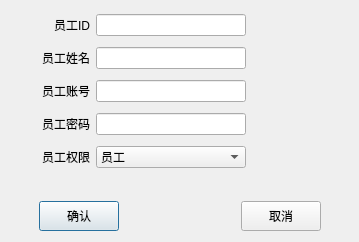
<?xml version="1.0" encoding="UTF-8"?>
<ui version="4.0">
 <class>Dialog</class>
 <widget class="QDialog" name="Dialog">
  <property name="geometry">
   <rect>
    <x>0</x>
    <y>0</y>
    <width>359</width>
    <height>242</height>
   </rect>
  </property>
  <property name="maximumSize">
   <size>
    <width>9999999</width>
    <height>16777215</height>
   </size>
  </property>
  <property name="windowTitle">
   <string>Dialog</string>
  </property>
  <widget class="QWidget" name="layoutWidget">
   <property name="geometry">
    <rect>
     <x>0</x>
     <y>0</y>
     <width>401</width>
     <height>241</height>
    </rect>
   </property>
   <layout class="QGridLayout" name="gridLayout_3">
    <item row="1" column="0">
     <widget class="QWidget" name="widget_2" native="true">
      <property name="minimumSize">
       <size>
        <width>0</width>
        <height>0</height>
       </size>
      </property>
      <property name="maximumSize">
       <size>
        <width>300</width>
        <height>50</height>
       </size>
      </property>
      <layout class="QGridLayout" name="gridLayout">
       <item row="1" column="1">
        <spacer name="horizontalSpacer">
         <property name="orientation">
          <enum>Qt::Horizontal</enum>
         </property>
         <property name="sizeHint" stdset="0">
          <size>
           <width>40</width>
           <height>20</height>
          </size>
         </property>
        </spacer>
       </item>
       <item row="1" column="0">
        <widget class="QPushButton" name="BtnEnter">
         <property name="minimumSize">
          <size>
           <width>0</width>
           <height>30</height>
          </size>
         </property>
         <property name="text">
          <string>确认</string>
         </property>
        </widget>
       </item>
       <item row="1" column="2">
        <widget class="QPushButton" name="BtnCancel">
         <property name="minimumSize">
          <size>
           <width>0</width>
           <height>30</height>
          </size>
         </property>
         <property name="text">
          <string>取消</string>
         </property>
        </widget>
       </item>
      </layout>
     </widget>
    </item>
    <item row="0" column="0">
     <widget class="QWidget" name="widget" native="true">
      <property name="maximumSize">
       <size>
        <width>340</width>
        <height>16777215</height>
       </size>
      </property>
      <layout class="QGridLayout" name="gridLayout_2">
       <item row="2" column="1">
        <widget class="QLineEdit" name="LeName">
         <property name="maximumSize">
          <size>
           <width>150</width>
           <height>16777215</height>
          </size>
         </property>
        </widget>
       </item>
       <item row="6" column="0">
        <widget class="QLabel" name="label_5">
         <property name="text">
          <string>员工权限</string>
         </property>
         <property name="alignment">
          <set>Qt::AlignRight|Qt::AlignTrailing|Qt::AlignVCenter</set>
         </property>
        </widget>
       </item>
       <item row="1" column="1">
        <widget class="QLineEdit" name="LeID">
         <property name="minimumSize">
          <size>
           <width>150</width>
           <height>0</height>
          </size>
         </property>
         <property name="maximumSize">
          <size>
           <width>150</width>
           <height>16777215</height>
          </size>
         </property>
        </widget>
       </item>
       <item row="3" column="0">
        <widget class="QLabel" name="label_3">
         <property name="text">
          <string>员工账号</string>
         </property>
         <property name="alignment">
          <set>Qt::AlignRight|Qt::AlignTrailing|Qt::AlignVCenter</set>
         </property>
        </widget>
       </item>
       <item row="5" column="0">
        <widget class="QLabel" name="label_4">
         <property name="text">
          <string>员工密码</string>
         </property>
         <property name="alignment">
          <set>Qt::AlignRight|Qt::AlignTrailing|Qt::AlignVCenter</set>
         </property>
        </widget>
       </item>
       <item row="2" column="0">
        <widget class="QLabel" name="label_2">
         <property name="text">
          <string>员工姓名</string>
         </property>
         <property name="alignment">
          <set>Qt::AlignRight|Qt::AlignTrailing|Qt::AlignVCenter</set>
         </property>
        </widget>
       </item>
       <item row="5" column="1">
        <widget class="QLineEdit" name="LePassword">
         <property name="maximumSize">
          <size>
           <width>150</width>
           <height>16777215</height>
          </size>
         </property>
        </widget>
       </item>
       <item row="1" column="0">
        <widget class="QLabel" name="label">
         <property name="text">
          <string>员工ID</string>
         </property>
         <property name="alignment">
          <set>Qt::AlignRight|Qt::AlignTrailing|Qt::AlignVCenter</set>
         </property>
        </widget>
       </item>
       <item row="3" column="1" colspan="3">
        <widget class="QLineEdit" name="LeAccount">
         <property name="maximumSize">
          <size>
           <width>150</width>
           <height>16777215</height>
          </size>
         </property>
        </widget>
       </item>
       <item row="6" column="1">
        <widget class="QComboBox" name="CBAuthority">
         <item>
          <property name="text">
           <string>员工</string>
          </property>
         </item>
         <item>
          <property name="text">
           <string>经理</string>
          </property>
         </item>
        </widget>
       </item>
      </layout>
     </widget>
    </item>
   </layout>
  </widget>
 </widget>
 <resources/>
 <connections/>
</ui>
